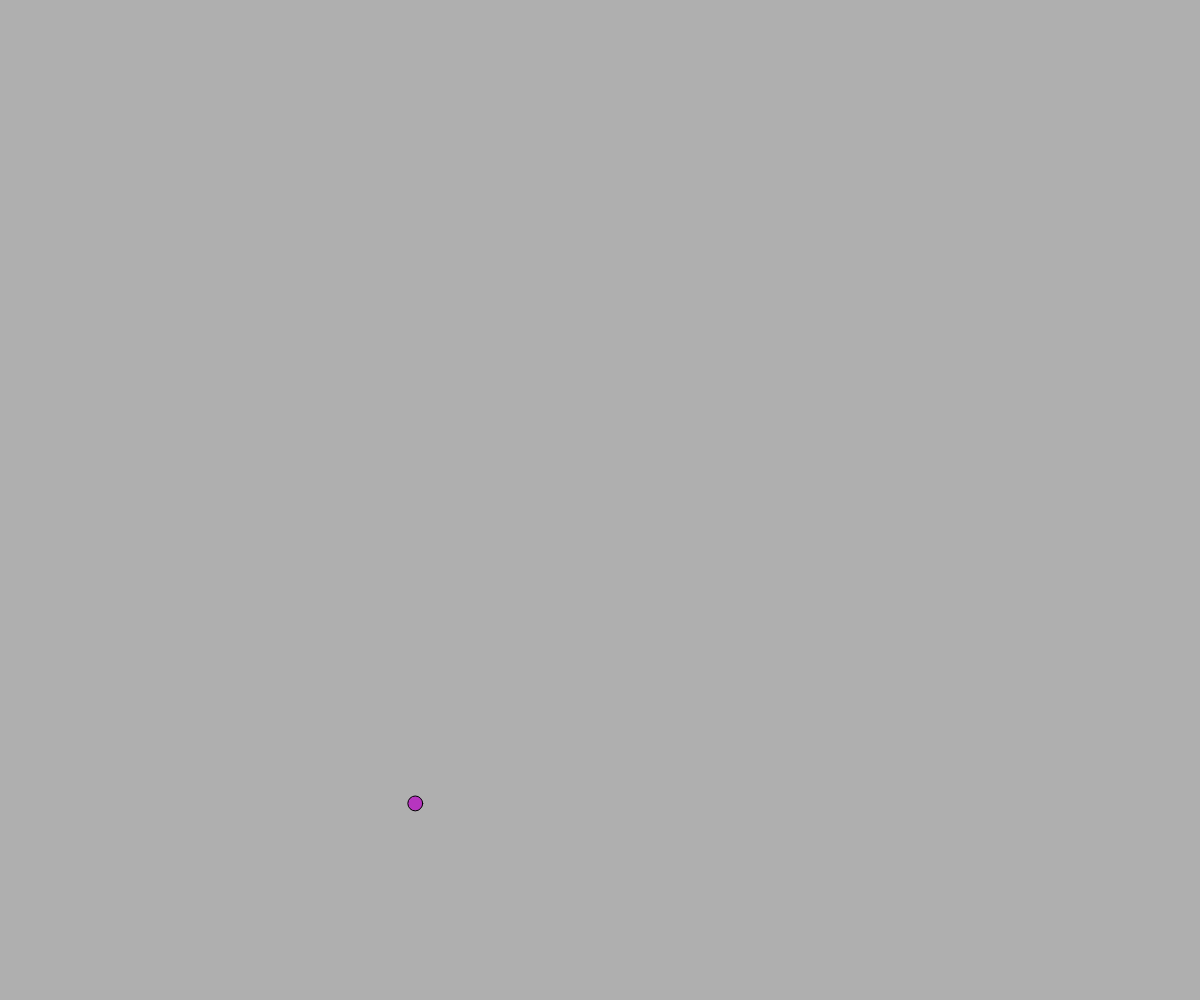
Frame 1 (no input)
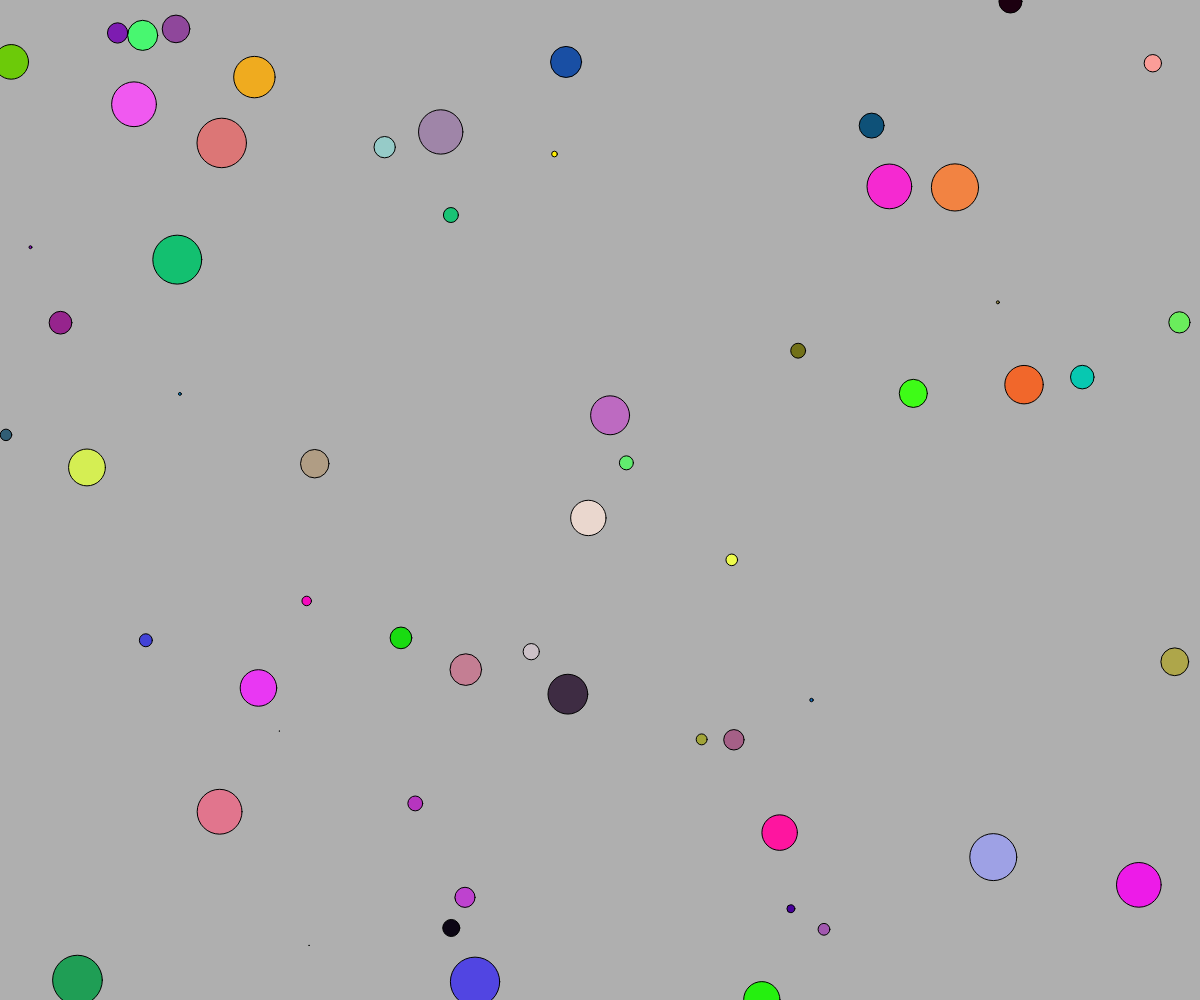
Frame 60 (no input)
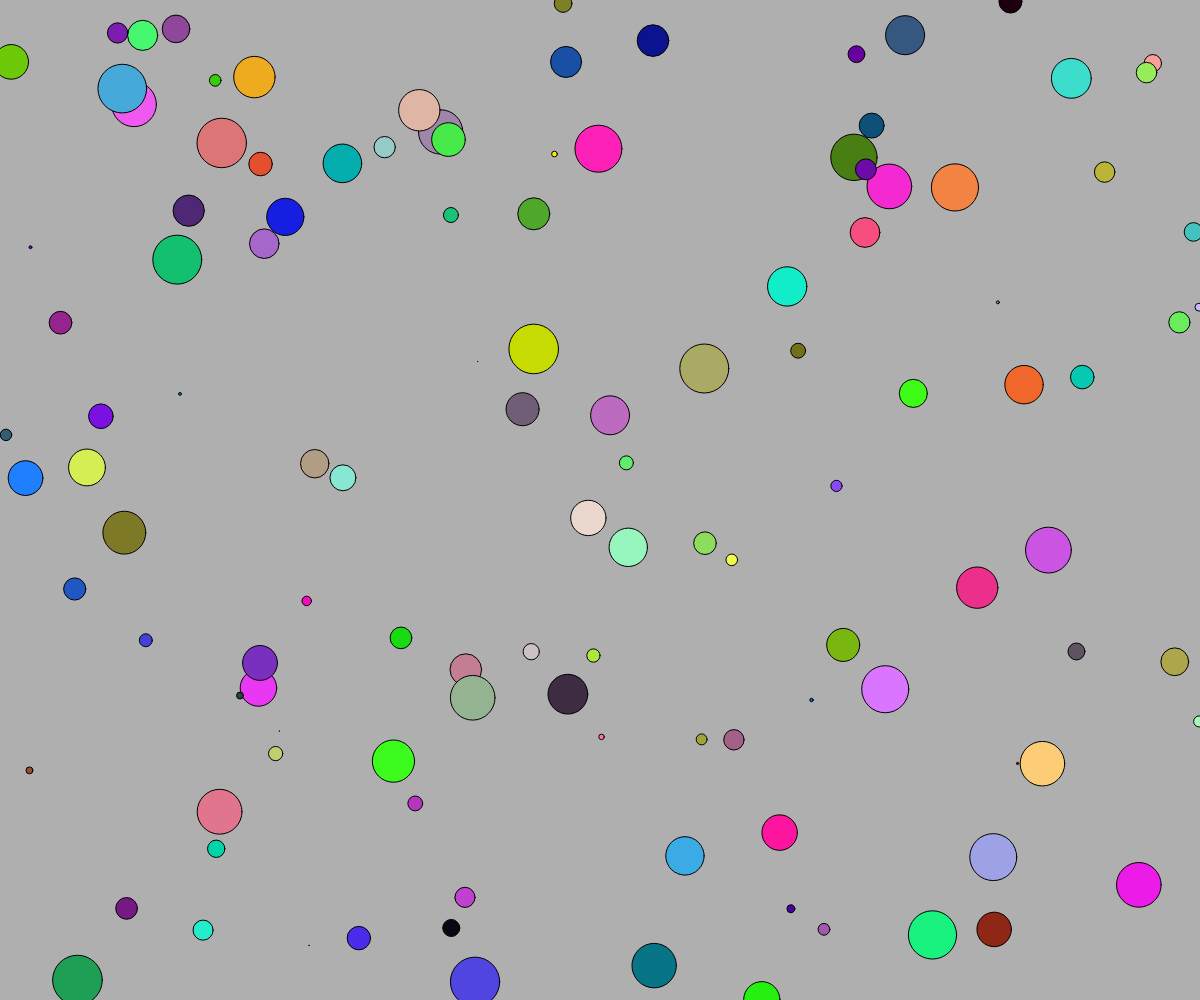
Frame 120 (the mouse pressed at the canvas centre since frame 60)

The p5.js sketch that drew these frames (run headless with seeded random() and noise() and a simulated clock; from frame 60 on, the mouse is pressed at the canvas centre):

// p5.js sketch
// ── sketch.js
// Project Title
// Your Name
// Date
//
// Extra for Experts:
// - describe what you did to take this project "above and beyond"


async function setup() {
  createCanvas(windowWidth, windowHeight);
  background(175);
}

function draw() {
  fill(random(255), random(255), random(255));
  circle(random(windowWidth), random(windowHeight), random(50));
}
